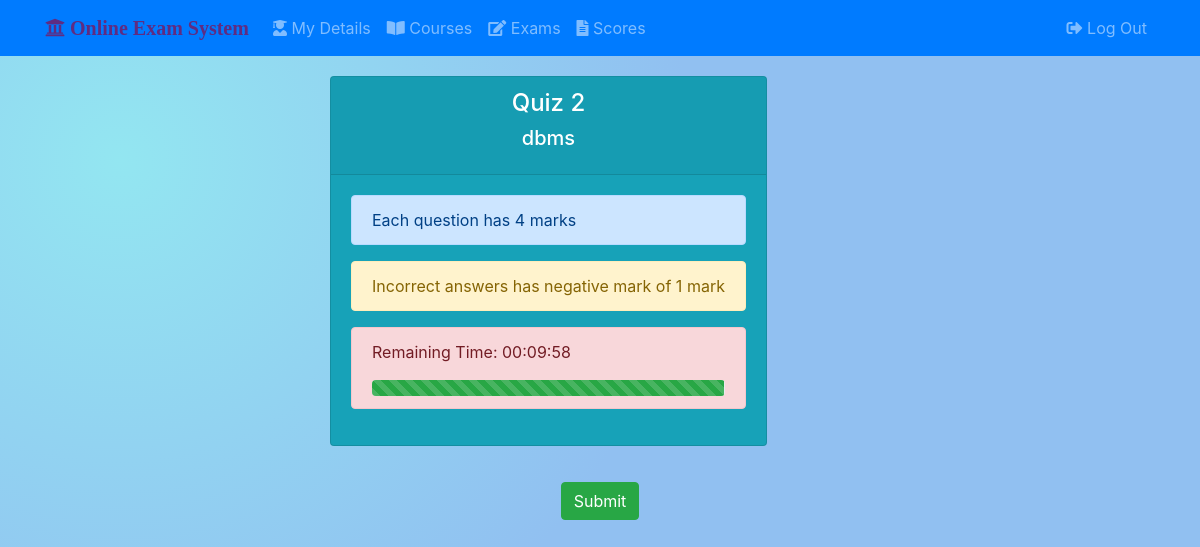
/students/student001/exams/4, run on an earlier commit of the app's database.
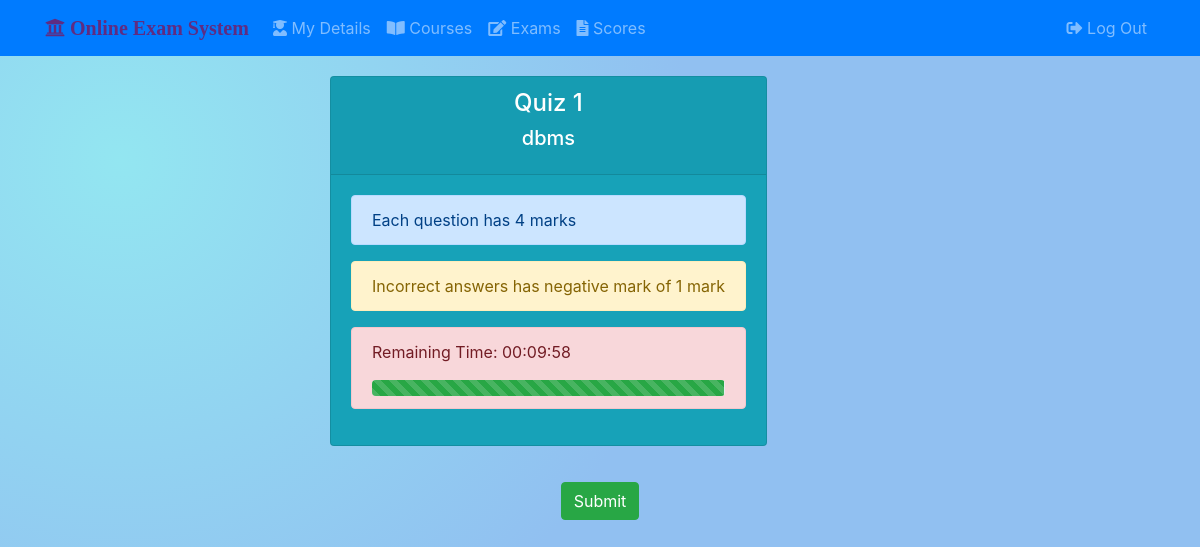
And on a later commit of the database.
### stud_app/models.py (models this page shows, shortened)
class Exam(models.Model):
    exam_name = models.CharField(max_length=40, unique=True)
    course_fk = models.ForeignKey(Course, verbose_name='Course', on_delete=models.CASCADE, null=True, blank=True)
    qn_mark = models.FloatField(default=4, null=True, blank=True)
    neg_mark = models.FloatField(default=1, null=True, blank=True)
    start_time = models.DateTimeField(null=True, blank=True)
    end_time = models.DateTimeField(null=True, blank=True)
    time_limit = models.DurationField(help_text='HH:MM:SS format') #widget=TimeDurationWidget(), required=False,
    is_active = models.BooleanField(default=True)
    created_on = models.DateTimeField(auto_now_add=True)
    updated_on = models.DateTimeField(auto_now=True)
    pub_date = models.DateTimeField('Date Published', auto_now_add=True, editable=False)
    def was_published_recently(self):
        now = timezone.now()
        return now - datetime.timedelta(days=1) <= self.pub_date <= now
    was_published_recently.short_description = 'Recently Published?'
    was_published_recently.boolean = True
    was_published_recently.admin_order_field = 'pub_date'
    class Meta:
        ordering = ['start_time',]

class Course(models.Model):
    course_code = models.CharField(max_length=6, unique=True)
    course_name = models.CharField(max_length=50)
    dept_fk = models.ForeignKey(Department, on_delete=models.CASCADE, null=True, blank=True)
    course_desc = models.TextField('Course Description',max_length=100,null=True,blank=True)

### stud_app/views.py (the view)
# urls.py: path('<username>/exams/<int:exam_id>', views.exam_view, name="exams"),
def exam_view(request, username, exam_id):
    student = get_object_or_404(Student, user__username = username)
    exam = Exam.objects.get(id=exam_id)
    questions = exam.question_set.all()
    if request.method == 'POST':
        total_marks = 0
        for qn in questions:
            selected = request.POST.getlist(str(qn.id))
            marked_correct = True
            for choice in qn.choice_set.all():
                if (choice.is_correct and str(choice.id) not in selected) or (not choice.is_correct and str(choice.id) in selected):
                    marked_correct = False
                    break
            if marked_correct:
                total_marks += exam.qn_mark
            else:
                if selected:
                    total_marks -= exam.neg_mark
        attendee = Attendee.objects.create(exam_fk=exam, student_fk=student, total_marks=total_marks)
        return HttpResponseRedirect(reverse('stud_app:scores', args=[username,]))
    else:
        context = {
                'username': username,
                'exam': exam,
                'questions': questions,
                'time_in_sec': int(exam.time_limit.total_seconds())
        }
        return render(request, 'stud_app/exam.html', context)

### stud_app/templates/stud_app/exam.html (shortened to what this page needs)
{% extends 'base.html' %}
{% load static %}
{% block head %}
    <link rel="stylesheet" href="{% static 'stud_app/css/exam.css' %}">
    <link rel="stylesheet" href="{% static 'stud_app/css/progressbar.css' %}">
{% endblock %}
{% block content %}
<div class="container">
<div class="row">
<div class="col-6 offset-3">
  <div class="card text-white bg-info mb-3 examcard">
    <div class="card-header"><h4 style="text-align: center;">{{ exam.exam_name }}</h4>
    <h5 class="card-title" style="text-align: center;">{{ exam.course_fk.course_name }}</h5>
    </div>
    <div class="card-body">
        <div class="alert alert-primary" role="alert">
            Each question has {{ exam.qn_mark }} mark{{ exam.qn_mark|pluralize }}
          </div>
      <div class="alert alert-warning" role="alert">
        Incorrect answers has negative mark of {{ exam.neg_mark }} mark{{ exam.neg_mark|pluralize }}
        </div>
        <div class="alert alert-danger" role="alert">
            <p>Remaining Time: <span id="pageBeginCountdownText">{{ time_in_sec }} seconds</span></p>
            <div class="progress">
                <div class="progress-bar progress-bar-animated progress-bar-striped bg-success" role="progressbar" style="width: 100%" aria-valuenow="{{ time_in_sec }}" aria-valuemin="0" aria-valuemax="{{ time_in_sec }}"></div>
            </div>
        </div>
    </div>
    </div>
  </div>
</div>
</div>
<form action="" method="post">
    <button type="button" class="btn btn-success" data-toggle="modal" data-target="#exampleModalCenter"
        id="mysubmit" style="display: block; margin:20px auto; margin-bottom: 20px;">Submit</button>
</form>
{% endblock content %}

What changed in the data, as far as the page shows it:
changed Exam "dbms": exam_name "Quiz 2" → "Quiz 1"
